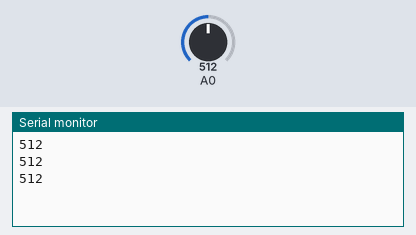
This sketch was run on a simulated Arduino Uno, built with avr-gcc and run on an emulated ATmega328P. Shown: the last lines printed to the serial monitor. Inputs (shaded band) come from the test bench; at power-on: A0 = 512.

Above: at 1.3 s.
1.4 s: A0 set to 716
At 1.9 s:
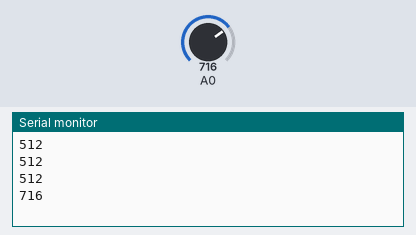
2.9 s: A0 set to 900
At 3.4 s:
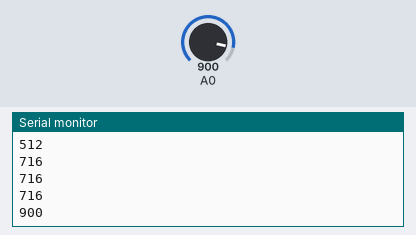
Timing chart, 0 to 5.9 s (numbered marks = the images above; inputs shaded):
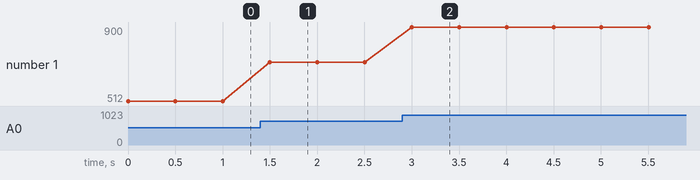

Measured:
- after the input at 1.4 s, the serial monitor: prints a new line after 0.10 s (image 1)
- after the input at 2.9 s, the serial monitor: prints a new line after 0.10 s (image 2)
- plotted number 1: 512 → 716 after the input at 1.4 s, 716 → 900 after the input at 2.9 s

The sketch:

code.ino
```cpp
// C++ code
//

void setup()
  {
    Serial.begin(9600);
  }

void loop()
  {
    int temp = analogRead(A0);
    Serial.println(temp);

    delay(500); // Wait for 500 millisecond(s)
  }
```
